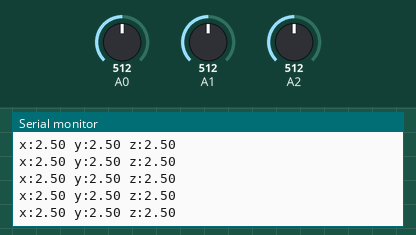
This sketch was run on a simulated Arduino Uno, built with avr-gcc and run on an emulated ATmega328P. On the bench: the last lines printed to the serial monitor. The inputs (shaded band) are chosen by the test bench; at power-on: A0 = 512, A1 = 512, A2 = 512.

Above: at 1.2 s.
1.3 s: A0 set to 716
At 1.57 s:
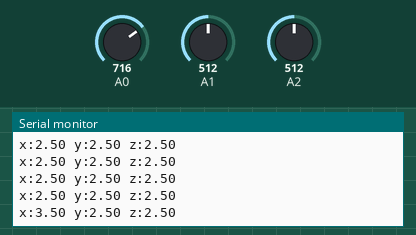
2.8 s: A1 set to 716
At 2.98 s:
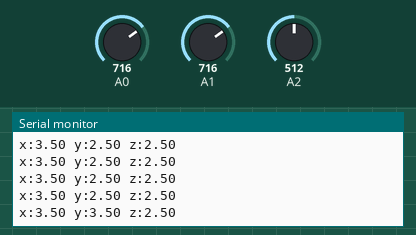
4.3 s: A2 set to 716
At 4.39 s:
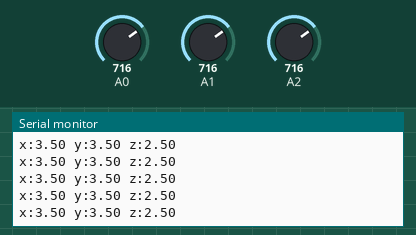
5.8 s: A0 set to 900
At 5.8 s:
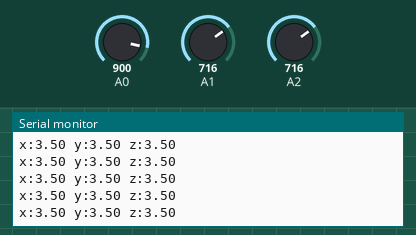
7.3 s: A1 set to 900
At 7.41 s:
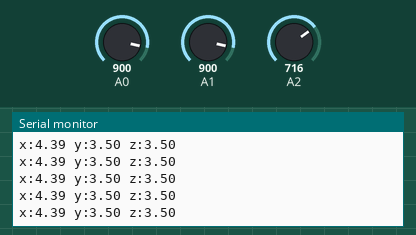
8.8 s: A2 set to 900
At 8.82 s:
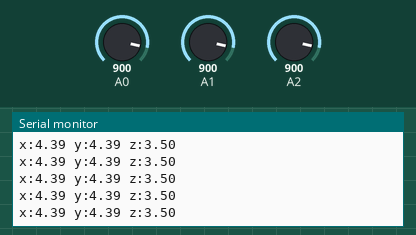
Timing chart, 0 to 11.3 s (numbered marks = the images above; inputs shaded):
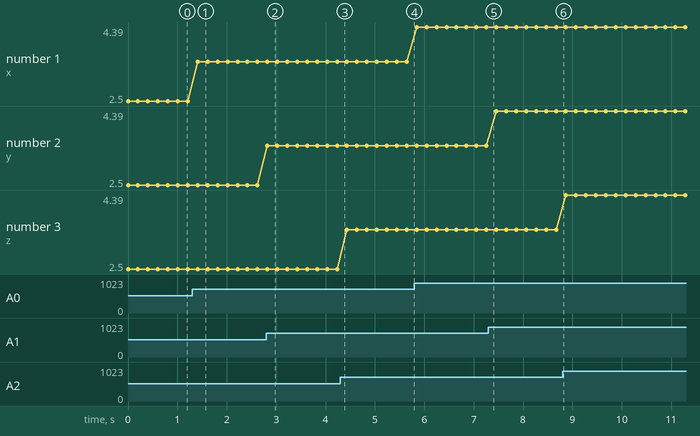

Measured:
- after the input at 1.3 s, the serial monitor: prints a new line after 0.11 s (image 1)
- after the input at 2.8 s, the serial monitor: prints a new line at once (image 2)
- plotted number 1: 2.5 → 3.5 after the input at 1.3 s, 3.5 → 4.39 after the input at 5.8 s

The sketch:

MMA7361_DFRobot_base_Example.ino
```cpp
//Arduino Sample Code
//Developed by Yuki from DFRobot.com
//Last Modified 02/08/2012
//Version 1.0 or lower
 /*
 *
 * http://www.dfrobot.com/wiki/index.php/Triple_Axis_Accelerometer_MMA7361_%28SKU:_DFR0143%29
 * http://itp.nyu.edu/physcomp/sensors/Reports/MMA7260Q
 * www.dfrobot.com/image/data/DFR0068/MMA7260QT.pdf
 * www.sparkfun.com/datasheets/Accelerometers/MMA7260Q-Rev1.pdf
 *
 *
 */


void setup()
{
  Serial.begin(57600);
}
int analog_x,analog_y,analog_z;
float vol_x,vol_y,vol_z;

void loop()
{
 analog_x=analogRead(0);
 analog_y=analogRead(1);
  analog_z=analogRead(2);
  vol_x=analog_x*5.0/1024;//convert analog_x-->voltage value(v)
  vol_y=analog_y*5.0/1024;
  vol_z=analog_z*5.0/1024;
    Serial.print("x:");
  Serial.print(vol_x);
  Serial.print(" y:");
  Serial.print(vol_y);
  Serial.print(" z:");
  Serial.println(vol_z);
  delay(200);
}
```
